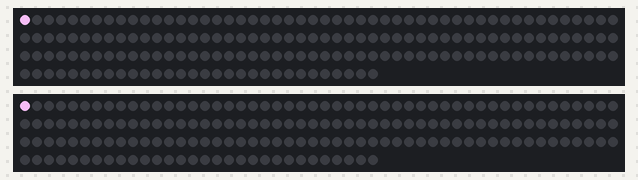
A sketch run on a simulated Arduino Uno, built with avr-gcc and run on an emulated ATmega328P. On the bench: 2 × 180 RGB LEDs in strip order, left to right, continuing on the next row.

Above: at 0.67 s.
At 3.89 s:
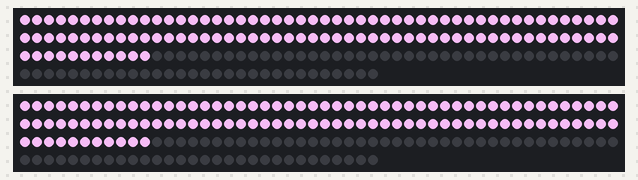
At 8.08 s:
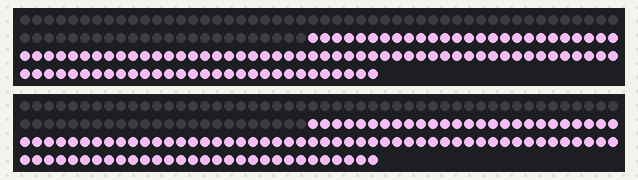
At 15.5 s:
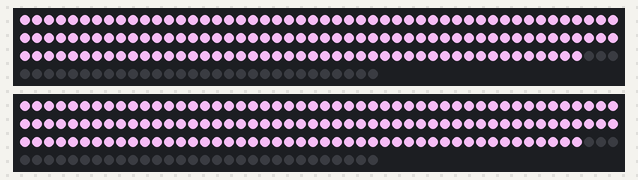
At 24.08 s:
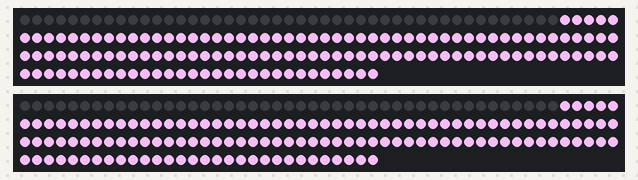
At 33.2 s:
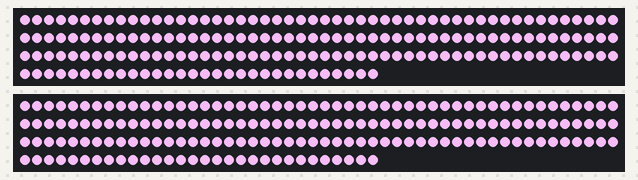

The sketch:

led_seq_2_booth.ino
```cpp
// ArrayOfLedArrays - see https://github.com/FastLED/FastLED/wiki/Multiple-Controller-Examples for more info on
// using multiple controllers.  In this example, we're going to set up three NEOPIXEL strips on three
// different pins, each strip getting its own CRGB array to be played with, only this time they're going
// to be all parts of an array of arrays.

//#include "FastLED.h"

//#define NUM_STRIPS 3
//#define NUM_LEDS_PER_STRIP 30
////CRGB leds[NUM_STRIPS][NUM_LEDS_PER_STRIP];
//
//// For mirroring strips, all the "special" stuff happens just in setup.  We
//// just addLeds multiple times, once for each strip
//void setup() {
//  // tell FastLED there's 60 NEOPIXEL leds on pin 10
//  FastLED.addLeds<NEOPIXEL, 3>(leds[0], NUM_LEDS_PER_STRIP);
//
//  // tell FastLED there's 60 NEOPIXEL leds on pin 11
//  FastLED.addLeds<NEOPIXEL, 7>(leds[1], NUM_LEDS_PER_STRIP);
//
//  // tell FastLED there's 60 NEOPIXEL leds on pin 12
//  FastLED.addLeds<NEOPIXEL, 12>(leds[2], NUM_LEDS_PER_STRIP);
//
//}
int ls = 15;
#include "FastLED.h"
#define NUM_LEDS 180 //milkLED
#define NUM_LEDS2 180 //barLED
  CRGB leds[NUM_LEDS]; //milk
  CRGB leds2[NUM_LEDS]; //milk2

#define PIN 14 //5 pcb
#define PIN2 17  //11 pcb


void setup()
{
  FastLED.addLeds<WS2811, PIN, GRB>(leds, NUM_LEDS).setCorrection( TypicalLEDStrip );
  FastLED.addLeds<WS2811, PIN2, GRB>(leds2, NUM_LEDS).setCorrection( TypicalLEDStrip );

}

// *** REPLACE FROM HERE ***
void loop() {

  ///RED-ORANGE-YELLOW-BLUE-GREEN
  delay(500);
  colorWipe(0xdd,0xaa,0xdd,ls );//RED
  colorWipe(0x00,0x00,0x00, ls);
  colorWipe(0xdd,0xaa,0xdd,ls );//ORANGE
////  colorWipe(0x00,0x00,0x00, 15);
//  colorWipe(0x00,0xaa,0x00, ls);//BLUE
////  colorWipe(0x00,0x00,0x00, 15);
//  colorWipe(0x00,0x00,0xaa, ls);//GREEN
//  //  colorWipe(0x00,0x00,0x00, 15);
//    colorWipe(0xaa,0xaa,0x00, ls);//YELLOW

//  colorWipe(0x00,0x00,0x00, 15);
  delay(500);
}

// ---> here we define the effect function <---
// *** REPLACE TO HERE ***

void showStrip() {
 #ifdef ADAFRUIT_NEOPIXEL_H
   // NeoPixel
   strip.show();
 #endif
 #ifndef ADAFRUIT_NEOPIXEL_H
   // FastLED
   FastLED.show();
 #endif
}

void setPixel(int Pixel, byte red, byte green, byte blue) {
 #ifdef ADAFRUIT_NEOPIXEL_H
   // NeoPixel
   strip.setPixelColor(Pixel, strip.Color(red, green, blue));
 #endif
 #ifndef ADAFRUIT_NEOPIXEL_H
   // FastLED
   leds[Pixel].r = red;
   leds[Pixel].g = green;
   leds[Pixel].b = blue;
   leds2[Pixel].r = red;
   leds2[Pixel].g = green;
   leds2[Pixel].b = blue;

 #endif
}

void setPixel2(int Pixel, byte red, byte green, byte blue) {
 #ifdef ADAFRUIT_NEOPIXEL_H
   // NeoPixel
   strip.setPixelColor(Pixel, strip.Color(red, green, blue));
 #endif
 #ifndef ADAFRUIT_NEOPIXEL_H
   // FastLED
   leds[Pixel].r = red - red;
   leds[Pixel].g = red - green;
   leds[Pixel].b = red - blue;
   leds2[Pixel].r = red - red;
   leds2[Pixel].g = red - green;
   leds2[Pixel].b = red - blue;
 #endif
}

void setAll(byte red, byte green, byte blue) {
  for(int i = 0; i < NUM_LEDS; i++ ) {
    setPixel2(i, red, green, blue);
  }
  showStrip();
}


void colorWipe(byte red, byte green, byte blue, int SpeedDelay) {
  for(uint16_t i=0; i<NUM_LEDS; i++) {
      setPixel(i, red, green, blue);
      showStrip();
      delay(SpeedDelay);
  }
}
```
